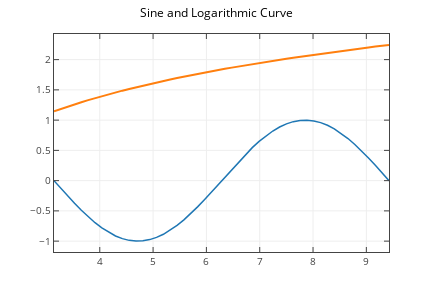

This figure's notebook cell:
### Code cell
py.iplot(plotly_fig, filename='sine-and-logarithmic-plot')
